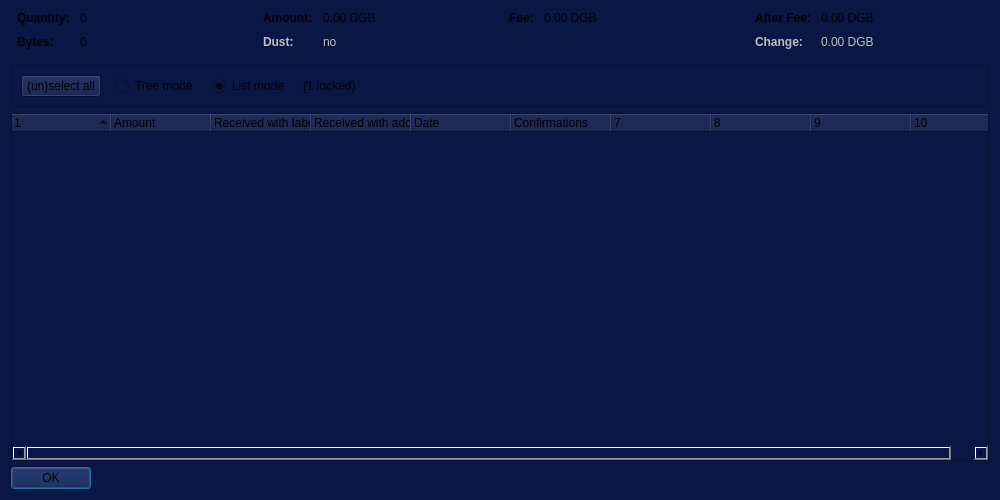
<?xml version="1.0" encoding="UTF-8"?>
<ui version="4.0">
 <class>CoinControlDialog</class>
 <widget class="QDialog" name="CoinControlDialog">
  <property name="geometry">
   <rect>
    <x>0</x>
    <y>0</y>
    <width>1000</width>
    <height>500</height>
   </rect>
  </property>
  <property name="windowTitle">
   <string>Coin Selection</string>
  </property>
  <property name="styleSheet">
   <string notr="true">background-color: rgb(10, 22, 68);</string>
  </property>
  <layout class="QVBoxLayout" name="verticalLayout">
   <item>
    <layout class="QHBoxLayout" name="horizontalLayoutTop" stretch="0,0,0,0">
     <property name="topMargin">
      <number>0</number>
     </property>
     <property name="bottomMargin">
      <number>10</number>
     </property>
     <item>
      <layout class="QFormLayout" name="formLayoutCoinControl1">
       <property name="horizontalSpacing">
        <number>10</number>
       </property>
       <property name="verticalSpacing">
        <number>10</number>
       </property>
       <property name="leftMargin">
        <number>6</number>
       </property>
       <property name="rightMargin">
        <number>6</number>
       </property>
       <item row="0" column="0">
        <widget class="QLabel" name="labelCoinControlQuantityText">
         <property name="font">
          <font>
           <weight>75</weight>
           <bold>true</bold>
          </font>
         </property>
         <property name="text">
          <string>Quantity:</string>
         </property>
        </widget>
       </item>
       <item row="0" column="1">
        <widget class="QLabel" name="labelCoinControlQuantity">
         <property name="cursor">
          <cursorShape>IBeamCursor</cursorShape>
         </property>
         <property name="contextMenuPolicy">
          <enum>Qt::ActionsContextMenu</enum>
         </property>
         <property name="text">
          <string notr="true">0</string>
         </property>
         <property name="textInteractionFlags">
          <set>Qt::LinksAccessibleByMouse|Qt::TextSelectableByKeyboard|Qt::TextSelectableByMouse</set>
         </property>
        </widget>
       </item>
       <item row="1" column="0">
        <widget class="QLabel" name="labelCoinControlBytesText">
         <property name="font">
          <font>
           <weight>75</weight>
           <bold>true</bold>
          </font>
         </property>
         <property name="text">
          <string>Bytes:</string>
         </property>
        </widget>
       </item>
       <item row="1" column="1">
        <widget class="QLabel" name="labelCoinControlBytes">
         <property name="cursor">
          <cursorShape>IBeamCursor</cursorShape>
         </property>
         <property name="contextMenuPolicy">
          <enum>Qt::ActionsContextMenu</enum>
         </property>
         <property name="text">
          <string notr="true">0</string>
         </property>
         <property name="textInteractionFlags">
          <set>Qt::LinksAccessibleByMouse|Qt::TextSelectableByKeyboard|Qt::TextSelectableByMouse</set>
         </property>
        </widget>
       </item>
      </layout>
     </item>
     <item>
      <layout class="QFormLayout" name="formLayoutCoinControl2">
       <property name="horizontalSpacing">
        <number>10</number>
       </property>
       <property name="verticalSpacing">
        <number>10</number>
       </property>
       <property name="leftMargin">
        <number>6</number>
       </property>
       <property name="rightMargin">
        <number>6</number>
       </property>
       <item row="0" column="0">
        <widget class="QLabel" name="labelCoinControlAmountText">
         <property name="font">
          <font>
           <weight>75</weight>
           <bold>true</bold>
          </font>
         </property>
         <property name="text">
          <string>Amount:</string>
         </property>
        </widget>
       </item>
       <item row="0" column="1">
        <widget class="QLabel" name="labelCoinControlAmount">
         <property name="cursor">
          <cursorShape>IBeamCursor</cursorShape>
         </property>
         <property name="contextMenuPolicy">
          <enum>Qt::ActionsContextMenu</enum>
         </property>
         <property name="text">
          <string notr="true">0.00 DGB</string>
         </property>
         <property name="textInteractionFlags">
          <set>Qt::LinksAccessibleByMouse|Qt::TextSelectableByKeyboard|Qt::TextSelectableByMouse</set>
         </property>
        </widget>
       </item>
       <item row="1" column="0">
        <widget class="QLabel" name="labelCoinControlLowOutputText">
         <property name="enabled">
          <bool>false</bool>
         </property>
         <property name="font">
          <font>
           <weight>75</weight>
           <bold>true</bold>
          </font>
         </property>
         <property name="text">
          <string>Dust:</string>
         </property>
        </widget>
       </item>
       <item row="1" column="1">
        <widget class="QLabel" name="labelCoinControlLowOutput">
         <property name="enabled">
          <bool>false</bool>
         </property>
         <property name="cursor">
          <cursorShape>IBeamCursor</cursorShape>
         </property>
         <property name="contextMenuPolicy">
          <enum>Qt::ActionsContextMenu</enum>
         </property>
         <property name="text">
          <string notr="true">no</string>
         </property>
         <property name="textInteractionFlags">
          <set>Qt::LinksAccessibleByMouse|Qt::TextSelectableByKeyboard|Qt::TextSelectableByMouse</set>
         </property>
        </widget>
       </item>
      </layout>
     </item>
     <item>
      <layout class="QFormLayout" name="formLayoutCoinControl3">
       <property name="horizontalSpacing">
        <number>10</number>
       </property>
       <property name="verticalSpacing">
        <number>10</number>
       </property>
       <property name="leftMargin">
        <number>6</number>
       </property>
       <property name="rightMargin">
        <number>6</number>
       </property>
       <item row="0" column="0">
        <widget class="QLabel" name="labelCoinControlFeeText">
         <property name="font">
          <font>
           <weight>75</weight>
           <bold>true</bold>
          </font>
         </property>
         <property name="text">
          <string>Fee:</string>
         </property>
        </widget>
       </item>
       <item row="0" column="1">
        <widget class="QLabel" name="labelCoinControlFee">
         <property name="cursor">
          <cursorShape>IBeamCursor</cursorShape>
         </property>
         <property name="contextMenuPolicy">
          <enum>Qt::ActionsContextMenu</enum>
         </property>
         <property name="text">
          <string notr="true">0.00 DGB</string>
         </property>
         <property name="textInteractionFlags">
          <set>Qt::LinksAccessibleByMouse|Qt::TextSelectableByKeyboard|Qt::TextSelectableByMouse</set>
         </property>
        </widget>
       </item>
      </layout>
     </item>
     <item>
      <layout class="QFormLayout" name="formLayoutCoinControl4">
       <property name="horizontalSpacing">
        <number>10</number>
       </property>
       <property name="verticalSpacing">
        <number>10</number>
       </property>
       <property name="leftMargin">
        <number>6</number>
       </property>
       <property name="rightMargin">
        <number>6</number>
       </property>
       <item row="0" column="0">
        <widget class="QLabel" name="labelCoinControlAfterFeeText">
         <property name="font">
          <font>
           <weight>75</weight>
           <bold>true</bold>
          </font>
         </property>
         <property name="text">
          <string>After Fee:</string>
         </property>
        </widget>
       </item>
       <item row="0" column="1">
        <widget class="QLabel" name="labelCoinControlAfterFee">
         <property name="cursor">
          <cursorShape>IBeamCursor</cursorShape>
         </property>
         <property name="contextMenuPolicy">
          <enum>Qt::ActionsContextMenu</enum>
         </property>
         <property name="text">
          <string notr="true">0.00 DGB</string>
         </property>
         <property name="textInteractionFlags">
          <set>Qt::LinksAccessibleByMouse|Qt::TextSelectableByKeyboard|Qt::TextSelectableByMouse</set>
         </property>
        </widget>
       </item>
       <item row="1" column="0">
        <widget class="QLabel" name="labelCoinControlChangeText">
         <property name="enabled">
          <bool>false</bool>
         </property>
         <property name="font">
          <font>
           <weight>75</weight>
           <bold>true</bold>
          </font>
         </property>
         <property name="text">
          <string>Change:</string>
         </property>
        </widget>
       </item>
       <item row="1" column="1">
        <widget class="QLabel" name="labelCoinControlChange">
         <property name="enabled">
          <bool>false</bool>
         </property>
         <property name="cursor">
          <cursorShape>IBeamCursor</cursorShape>
         </property>
         <property name="contextMenuPolicy">
          <enum>Qt::ActionsContextMenu</enum>
         </property>
         <property name="text">
          <string notr="true">0.00 DGB</string>
         </property>
         <property name="textInteractionFlags">
          <set>Qt::LinksAccessibleByMouse|Qt::TextSelectableByKeyboard|Qt::TextSelectableByMouse</set>
         </property>
        </widget>
       </item>
      </layout>
     </item>
    </layout>
   </item>
   <item>
    <widget class="QFrame" name="frame">
     <property name="minimumSize">
      <size>
       <width>0</width>
       <height>40</height>
      </size>
     </property>
     <property name="frameShape">
      <enum>QFrame::StyledPanel</enum>
     </property>
     <property name="frameShadow">
      <enum>QFrame::Sunken</enum>
     </property>
     <layout class="QHBoxLayout" name="horizontalLayout">
      <item>
       <layout class="QHBoxLayout" name="horizontalLayoutPanel" stretch="0,0,0,0,0">
        <property name="spacing">
         <number>14</number>
        </property>
        <item>
         <widget class="QPushButton" name="pushButtonSelectAll">
          <property name="sizePolicy">
           <sizepolicy hsizetype="Maximum" vsizetype="Fixed">
            <horstretch>0</horstretch>
            <verstretch>0</verstretch>
           </sizepolicy>
          </property>
          <property name="text">
           <string>(un)select all</string>
          </property>
          <property name="autoDefault">
           <bool>false</bool>
          </property>
         </widget>
        </item>
        <item>
         <widget class="QRadioButton" name="radioTreeMode">
          <property name="sizePolicy">
           <sizepolicy hsizetype="Maximum" vsizetype="Fixed">
            <horstretch>0</horstretch>
            <verstretch>0</verstretch>
           </sizepolicy>
          </property>
          <property name="text">
           <string>Tree mode</string>
          </property>
         </widget>
        </item>
        <item>
         <widget class="QRadioButton" name="radioListMode">
          <property name="sizePolicy">
           <sizepolicy hsizetype="Maximum" vsizetype="Fixed">
            <horstretch>0</horstretch>
            <verstretch>0</verstretch>
           </sizepolicy>
          </property>
          <property name="text">
           <string>List mode</string>
          </property>
          <property name="checked">
           <bool>true</bool>
          </property>
         </widget>
        </item>
        <item>
         <widget class="QLabel" name="labelLocked">
          <property name="text">
           <string notr="true">(1 locked)</string>
          </property>
         </widget>
        </item>
        <item>
         <spacer name="horizontalSpacer">
          <property name="orientation">
           <enum>Qt::Horizontal</enum>
          </property>
          <property name="sizeHint" stdset="0">
           <size>
            <width>40</width>
            <height>20</height>
           </size>
          </property>
         </spacer>
        </item>
       </layout>
      </item>
     </layout>
    </widget>
   </item>
   <item>
    <widget class="CoinControlTreeWidget" name="treeWidget">
     <property name="contextMenuPolicy">
      <enum>Qt::CustomContextMenu</enum>
     </property>
     <property name="sortingEnabled">
      <bool>false</bool>
     </property>
     <property name="columnCount">
      <number>10</number>
     </property>
     <attribute name="headerShowSortIndicator" stdset="0">
      <bool>true</bool>
     </attribute>
     <attribute name="headerStretchLastSection">
      <bool>false</bool>
     </attribute>
     <column>
      <property name="text">
       <string/>
      </property>
     </column>
     <column>
      <property name="text">
       <string>Amount</string>
      </property>
     </column>
     <column>
      <property name="text">
       <string>Received with label</string>
      </property>
     </column>
     <column>
      <property name="text">
       <string>Received with address</string>
      </property>
     </column>
     <column>
      <property name="text">
       <string>Date</string>
      </property>
     </column>
     <column>
      <property name="text">
       <string>Confirmations</string>
      </property>
      <property name="toolTip">
       <string>Confirmed</string>
      </property>
     </column>
     <column>
      <property name="text">
       <string/>
      </property>
     </column>
     <column>
      <property name="text">
       <string/>
      </property>
     </column>
     <column>
      <property name="text">
       <string/>
      </property>
     </column>
     <column>
      <property name="text">
       <string/>
      </property>
     </column>
    </widget>
   </item>
   <item>
    <widget class="QDialogButtonBox" name="buttonBox">
     <property name="sizePolicy">
      <sizepolicy hsizetype="Maximum" vsizetype="Fixed">
       <horstretch>0</horstretch>
       <verstretch>0</verstretch>
      </sizepolicy>
     </property>
     <property name="orientation">
      <enum>Qt::Horizontal</enum>
     </property>
     <property name="standardButtons">
      <set>QDialogButtonBox::Ok</set>
     </property>
    </widget>
   </item>
  </layout>
 </widget>
 <customwidgets>
  <customwidget>
   <class>CoinControlTreeWidget</class>
   <extends>QTreeWidget</extends>
   <header>coincontroltreewidget.h</header>
  </customwidget>
 </customwidgets>
 <resources/>
 <connections/>
</ui>
